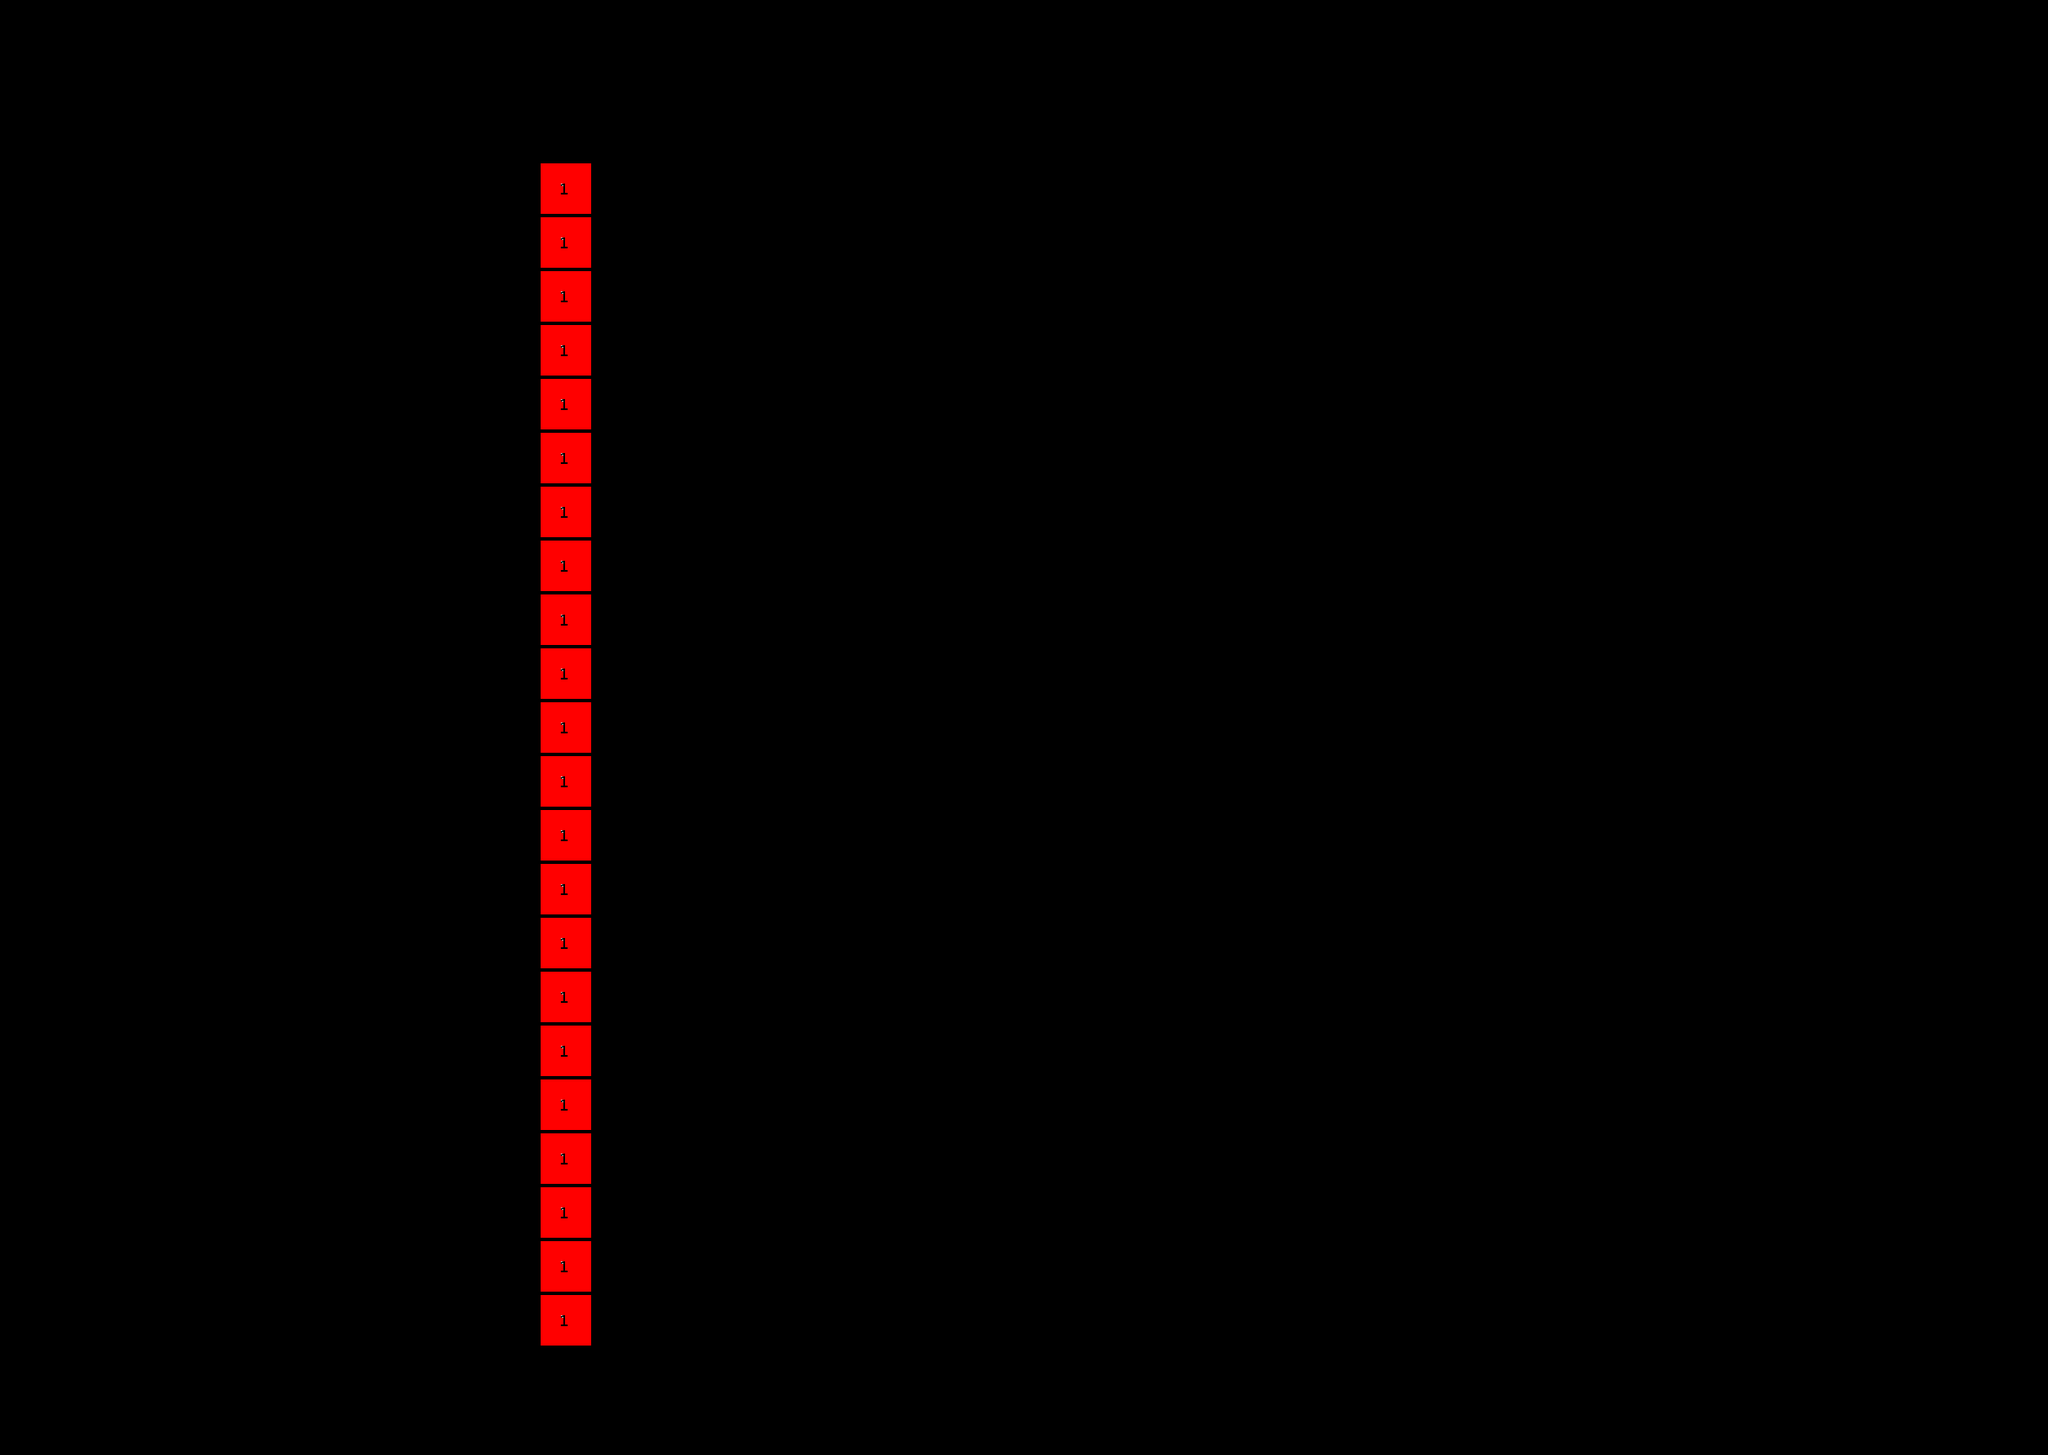

Below is a game level as drawn by its tile map, then a one-line description and the .tmx that defines it (tile-layer data replaced by summaries):
An orthogonal 38x27 tile map with 64x64 px tiles, 2 tile layers (Track, Waypoints) and 165 objects (18x Climb, 17x Orc, 14x Enemy, 10x Lava, 9x MovingPlatform, ...).

<map version="1.4" tiledversion="1.4.2" orientation="orthogonal" renderorder="right-down" width="38" height="27" tilewidth="64" tileheight="64" infinite="0" nextlayerid="7" nextobjectid="166">
 <editorsettings>
  <export target="Track1.tmx" format="tmx" />
 </editorsettings>
 <tileset firstgid="1" name="Ortho" tilewidth="64" tileheight="64" tilecount="64" columns="8">
  <image source="Ortho.png" width="512" height="512" />
 </tileset>
 <layer id="1" name="Track" width="38" height="27">
  <data>[1026 cells, 22 non-empty, 1 distinct tile ids]</data>
 </layer>
 <layer id="2" name="Waypoints" width="38" height="27">
  <data>[1026 cells, 0 non-empty, 0 distinct tile ids]</data>
 </layer>
 <objectgroup id="3" name="Triggers" visible="0">
  <object id="1" type="Climb" x="157" y="1056" width="6" height="160" />
  <object id="2" type="Climb" x="1600" y="960" width="64" height="128" />
  <object id="3" type="Climb" x="1933" y="480" width="38" height="864" />
  <object id="4" type="Climb" x="2269" y="1184" width="6" height="160" />
  <object id="5" type="Lava" x="64" y="1632" width="1088" height="32" />
  <object id="6" type="Lava" x="1216" y="1632" width="1152" height="32" />
  <object id="7" type="Climb" x="832" y="1216" width="64" height="192" />
  <object id="8" type="Climb" x="128" y="1024" width="64" height="32" />
  <object id="9" type="Climb" x="2240" y="1152" width="64" height="32" />
  <object id="10" type="Exit" x="976" y="1056" width="32" height="32" />
  <object id="11" type="CanJump" x="128" y="960" width="64" height="32" />
  <object id="12" type="Slope" x="1408" y="960" width="128" height="128" />
  <object id="13" type="Slope" x="1088" y="1088" width="128" height="128" />
  <object id="14" type="Slope" x="1728" y="832" width="128" height="128" />
  <object id="15" type="CanJump" x="1600" y="896" width="64" height="32" />
  <object id="16" type="CanJump" x="832" y="1152" width="64" height="32" />
  <object id="17" type="CanJump" x="2240" y="1088" width="64" height="32" />
  <object id="18" type="Climb" x="1181" y="768" width="6" height="256" />
  <object id="19" type="Lava" x="1280" y="864" width="128" height="32" />
  <object id="20" type="Climb" x="77" y="64" width="38" height="672" />
  <object id="21" type="Climb" x="413" y="448" width="6" height="128" />
  <object id="22" type="Climb" x="541" y="448" width="6" height="128" />
  <object id="23" type="Climb" x="669" y="448" width="6" height="128" />
  <object id="24" type="Climb" x="797" y="448" width="6" height="128" />
  <object id="25" type="Climb" x="925" y="448" width="6" height="128" />
  <object id="26" type="Climb" x="1053" y="448" width="6" height="128" />
  <object id="27" type="Lava" x="384" y="608" width="704" height="32" />
  <object id="28" type="Lava" x="448" y="800" width="64" height="32" />
  <object id="29" type="Lava" x="576" y="800" width="64" height="32" />
  <object id="30" type="Lava" x="704" y="800" width="64" height="32" />
  <object id="31" type="Lava" x="832" y="800" width="64" height="32" />
  <object id="32" type="Lava" x="960" y="800" width="64" height="32" />
  <object id="33" type="Climb" x="1101" y="192" width="38" height="384" />
  <object id="34" type="Climb" x="285" y="640" width="6" height="128" />
  <object id="35" type="Lava" x="1664" y="224" width="704" height="32" />
  <object id="36" type="Climb" x="2077" y="960" width="6" height="128" />
 </objectgroup>
 <objectgroup id="4" name="Coins" visible="0">
  <object id="37" x="320" y="896" width="64" height="64" />
  <object id="38" x="576" y="896" width="64" height="64" />
  <object id="39" x="512" y="1088" width="64" height="64" />
  <object id="40" x="128" y="1280" width="64" height="64" />
  <object id="41" x="896" y="1280" width="64" height="64" />
  <object id="42" x="2048" y="960" width="64" height="64" />
  <object id="43" x="1792" y="960" width="64" height="64" />
  <object id="44" x="1216" y="1408" width="64" height="64" />
  <object id="45" x="1920" y="1408" width="64" height="64" />
  <object id="46" x="1216" y="1216" width="64" height="64" />
  <object id="47" x="128" y="1472" width="64" height="64" />
  <object id="48" x="384" y="1472" width="64" height="64" />
  <object id="49" x="1024" y="1536" width="64" height="64" />
  <object id="50" x="768" y="1472" width="64" height="64" />
  <object id="51" x="2304" y="1408" width="64" height="64" />
  <object id="52" x="192" y="640" width="64" height="64" />
  <object id="53" x="464" y="528" width="32" height="32" />
  <object id="54" x="592" y="528" width="32" height="32" />
  <object id="55" x="720" y="528" width="32" height="32" />
  <object id="56" x="848" y="528" width="32" height="32" />
  <object id="57" x="976" y="528" width="32" height="32" />
  <object id="58" x="960" y="896" width="64" height="64" />
  <object id="59" x="960" y="64" width="64" height="64" />
  <object id="60" x="448" y="256" width="64" height="64" />
  <object id="61" x="704" y="256" width="64" height="64" />
  <object id="62" x="640" y="352" width="64" height="64" />
  <object id="63" x="512" y="352" width="64" height="64" />
  <object id="64" x="1344" y="64" width="64" height="64" />
  <object id="65" x="2304" y="64" width="64" height="64" />
  <object id="66" x="2304" y="320" width="64" height="64" />
  <object id="67" x="2304" y="512" width="64" height="64" />
  <object id="68" x="2304" y="832" width="64" height="64" />
 </objectgroup>
 <objectgroup id="5" name="MovingEntities" visible="0">
  <object id="69" type="Orc" x="448" y="1184">
   <polyline points="0,0 640,0 768,-128" />
  </object>
  <object id="70" type="Enemy" x="96" y="1184">
   <polyline points="0,0 192,0" />
  </object>
  <object id="71" type="Orc" x="1696" y="1504">
   <polyline points="0,0 128,0" />
  </object>
  <object id="72" type="Enemy" x="1888" y="1312">
   <polyline points="0,0 128,0" />
  </object>
  <object id="73" type="MovingPlatform" x="1504" y="1536">
   <polyline points="0,32 0,-192" />
  </object>
  <object id="74" type="MovingPlatform" x="1088" y="1632">
   <polyline points="0,32 0,-192" />
  </object>
  <object id="75" type="MovingPlatform" x="128" y="1600">
   <polyline points="0,0 832,0" />
  </object>
  <object id="76" type="Enemy" x="416" y="992">
   <polyline points="0,0 128,0" />
  </object>
  <object id="77" type="Enemy" x="32" y="64">
   <polyline points="128,0 192,0 192,64 320,64 320,0 448,0 448,64 576,64 576,0 704,0 704,64 832,64 832,0 960,0 960,64 1024,64" />
  </object>
  <object id="78" type="Orc" x="2080" y="1120">
   <polyline points="0,0 256,0" />
  </object>
  <object id="79" type="Orc" x="928" y="928">
   <polyline points="0,0 128,0" />
  </object>
  <object id="80" type="Enemy" x="160" y="576">
   <polyline points="0,0 192,0" />
  </object>
  <object id="81" type="Orc" x="96" y="800">
   <polyline points="0,0 256,0" />
  </object>
  <object id="82" type="Orc" x="224" y="160">
   <polyline points="0,0 128,0" />
  </object>
  <object id="83" type="Orc" x="736" y="160">
   <polyline points="0,0 128,0" />
  </object>
  <object id="84" type="Enemy" x="1312" y="96">
   <polyline points="0,0 0,640" />
  </object>
  <object id="85" type="Orc" x="96" y="1376">
   <polyline points="0,0 448,0" />
  </object>
  <object id="86" type="Orc" x="544" y="1376">
   <polyline points="0,0 -448,0" />
  </object>
  <object id="87" type="Orc" x="96" y="390">
   <polyline points="0,0 1024,0" />
  </object>
  <object id="88" type="Orc" x="1120" y="390">
   <polyline points="0,0 -1024,0" />
  </object>
  <object id="89" type="Orc" x="608" y="160">
   <polyline points="0,0 -128,0" />
  </object>
  <object id="90" type="Enemy" x="1056" y="288">
   <polyline points="0,0 -384,0" />
  </object>
  <object id="91" type="Enemy" x="160" y="288">
   <polyline points="0,0 384,0" />
  </object>
  </objectgroup>
 <objectgroup id="6" name="Physics" visible="0">
  <!-- 57 objects omitted --></objectgroup>
</map>
<!-- 74 of 165 objects omitted -->
